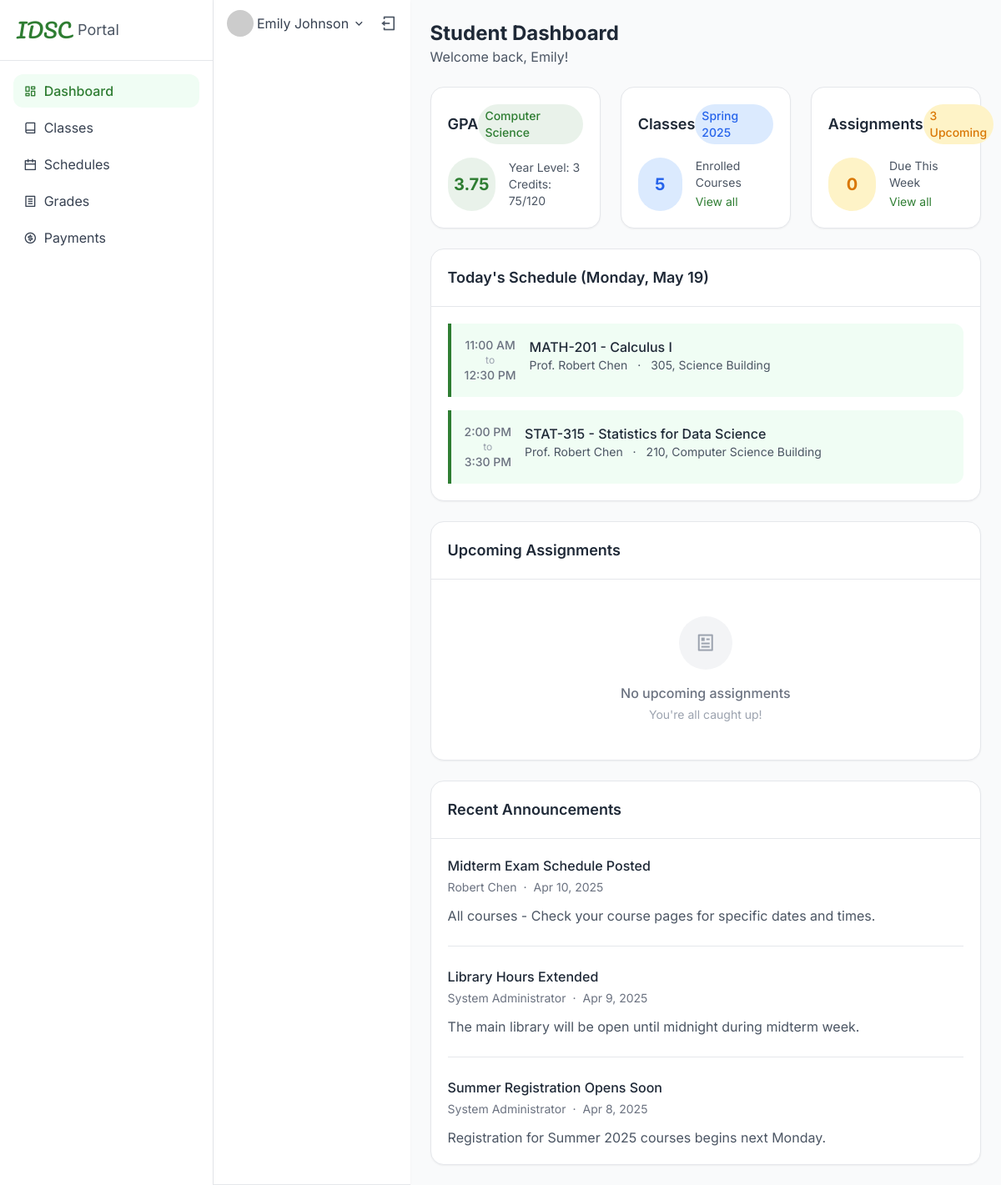
The page /student/dashboard.php (signed in) on the database its author committed.
### tables this page shows
CREATE TABLE users (
    user_id VARCHAR(20) PRIMARY KEY,
    password VARCHAR(255) NOT NULL,
    role ENUM('student', 'instructor', 'admin') NOT NULL,
    email VARCHAR(100) NOT NULL UNIQUE,
    first_name VARCHAR(50) NOT NULL,
    last_name VARCHAR(50) NOT NULL,
    profile_image VARCHAR(255) DEFAULT NULL,
    created_at TIMESTAMP DEFAULT CURRENT_TIMESTAMP,
    last_login DATETIME DEFAULT NULL
);

CREATE TABLE students (
    student_id VARCHAR(20) PRIMARY KEY,
    program VARCHAR(100) NOT NULL,
    year_level INT NOT NULL,
    gpa DECIMAL(3,2) DEFAULT 0.00,
    credits_earned INT DEFAULT 0,
    credits_required INT NOT NULL,
    advisor_id VARCHAR(20) DEFAULT NULL,
    enrollment_date DATE NOT NULL,
    FOREIGN KEY (student_id) REFERENCES users(user_id) ON DELETE CASCADE,
    FOREIGN KEY (advisor_id) REFERENCES users(user_id) ON DELETE SET NULL
);

CREATE TABLE courses (
    course_id VARCHAR(20) PRIMARY KEY,
    course_name VARCHAR(100) NOT NULL,
    department VARCHAR(100) NOT NULL,
    description TEXT,
    credits INT NOT NULL,
    created_at TIMESTAMP DEFAULT CURRENT_TIMESTAMP
);

CREATE TABLE class_schedule (
    schedule_id INT AUTO_INCREMENT PRIMARY KEY,
    class_id INT NOT NULL,
    day_of_week ENUM('Monday', 'Tuesday', 'Wednesday', 'Thursday', 'Friday', 'Saturday', 'Sunday') NOT NULL,
    start_time TIME NOT NULL,
    end_time TIME NOT NULL,
    room VARCHAR(50) NOT NULL,
    building VARCHAR(100) NOT NULL,
    FOREIGN KEY (class_id) REFERENCES classes(class_id) ON DELETE CASCADE
);

CREATE TABLE announcements (
    announcement_id INT AUTO_INCREMENT PRIMARY KEY,
    user_id VARCHAR(20) NOT NULL,
    title VARCHAR(100) NOT NULL,
    content TEXT NOT NULL,
    published_date DATETIME NOT NULL,
    expiry_date DATETIME DEFAULT NULL,
    target_type ENUM('all', 'class', 'student', 'instructor', 'admin') NOT NULL,
    target_id VARCHAR(20) DEFAULT NULL,
    FOREIGN KEY (user_id) REFERENCES users(user_id) ON DELETE CASCADE
);

### student/dashboard.php (the view, shortened to what the rows shown need)
<?php
require_once '../config.php';
require_once '../dashboard_functions.php';
$student_id = $_SESSION['user_id'];
$user_info = get_user_info($student_id);
$today_schedule = get_student_today_schedule($student_id);
$announcements = get_recent_announcements();
$academic_progress = get_student_academic_progress($student_id);
?>
<!DOCTYPE html>
<html lang="en">
<head>
    <script src="https://cdn.tailwindcss.com/3.4.16"></script>
    <link rel="stylesheet" href="https://cdnjs.cloudflare.com/ajax/libs/remixicon/4.6.0/remixicon.min.css">
</head>
<body class="bg-gray-50">
    <div class="min-h-screen flex flex-col">
        <div class="flex flex-1">
            <?php include 'inc_nav.php'; ?>
            <main class="flex-1 flex flex-col">
                <div class="flex-1 overflow-y-auto p-4 md:p-6">
                    <div class="mb-6">
                        <h1 class="text-2xl font-bold text-gray-800">Student Dashboard</h1>
                        <p class="text-gray-600">Welcome back, <?php echo htmlspecialchars($user_info['first_name']); ?>!</p>
                    </div>
                    <div class="grid grid-cols-1 md:grid-cols-3 gap-6 mb-6">
                        <div class="bg-white rounded-lg border p-5 shadow-sm">
                            <div class="flex items-center justify-between mb-4">
                                <h2 class="text-lg font-semibold text-gray-800">GPA</h2>
                                <span class="text-sm font-medium px-2 py-1 rounded-full bg-primary/10 text-primary"><?php echo htmlspecialchars($academic_progress['program']); ?></span>
                            </div>
                            <div class="flex items-center space-x-4">
                                <div class="w-16 h-16 rounded-full bg-primary/10 flex items-center justify-center">
                                    <span class="text-xl font-bold text-primary"><?php echo number_format($academic_progress['gpa'], 2); ?></span>
                                </div>
                                <div>
                                    <p class="text-sm text-gray-600">Year Level: <?php echo htmlspecialchars($academic_progress['year_level']); ?></p>
                                    <p class="text-sm text-gray-600">Credits: <?php echo htmlspecialchars($academic_progress['credits_earned']); ?>/<?php echo htmlspecialchars($academic_progress['credits_required']); ?></p>
                                </div>
                            </div>
                        </div>
                        <div class="bg-white rounded-lg border p-5 shadow-sm">
                            <div class="flex items-center justify-between mb-4">
                                <h2 class="text-lg font-semibold text-gray-800">Classes</h2>
                            </div>
                        </div>
                        <div class="bg-white rounded-lg border p-5 shadow-sm">
                            <div class="flex items-center justify-between mb-4">
                                <h2 class="text-lg font-semibold text-gray-800">Assignments</h2>
                            </div>
                        </div>
                    </div>
                    <div class="bg-white rounded-lg border shadow-sm mb-6">
                        <div class="p-5 border-b">
                            <h2 class="text-lg font-semibold text-gray-800">Today's Schedule (<?php echo date('l, F j'); ?>)</h2>
                        </div>
                        <div class="p-5">
                            <?php if (empty($today_schedule)): ?>
                                <div class="text-center py-6">
                                    <div class="w-16 h-16 bg-gray-100 rounded-full flex items-center justify-center mx-auto mb-4">
                                        <i class="ri-calendar-line text-2xl text-gray-400"></i>
                                    </div>
                                    <h3 class="text-gray-500 font-medium">No classes scheduled for today</h3>
                                    <p class="text-sm text-gray-400 mt-1">You have a free day!</p>
                                </div>
                            <?php else: ?>
                                <div class="space-y-4">
                                    <?php foreach ($today_schedule as $class): ?>
                                        <div class="flex border-l-4 border-primary rounded-r-md bg-green-50 p-4">
                                            <div class="flex-shrink-0 mr-4 flex flex-col items-center justify-center">
                                                <span class="text-sm font-medium text-gray-500"><?php echo format_time($class['start_time']); ?></span>
                                                <span class="text-xs text-gray-400">to</span>
                                                <span class="text-sm font-medium text-gray-500"><?php echo format_time($class['end_time']); ?></span>
                                            </div>
                                            <div class="flex-1">
                                                <h3 class="font-medium text-gray-800"><?php echo htmlspecialchars($class['course_id'] . ' - ' . $class['course_name']); ?></h3>
                                                <p class="text-sm text-gray-600">
                                                    <span><?php echo htmlspecialchars('Prof. ' . $class['first_name'] . ' ' . $class['last_name']); ?></span>
                                                    <span class="mx-2">·</span>
                                                    <span><?php echo htmlspecialchars($class['room'] . ', ' . $class['building']); ?></span>
                                                </p>
                                            </div>
                                        </div>
                                    <?php endforeach; ?>
                                </div>
                            <?php endif; ?>
                        </div>
                    </div>
                    <div class="bg-white rounded-lg border shadow-sm mb-6">
                        <div class="p-5 border-b">
                            <h2 class="text-lg font-semibold text-gray-800">Upcoming Assignments</h2>
                        </div>
                    </div>
                    <div class="bg-white rounded-lg border shadow-sm">
                        <div class="p-5 border-b">
                            <h2 class="text-lg font-semibold text-gray-800">Recent Announcements</h2>
                        </div>
                        <div class="p-5">
                            <?php if (empty($announcements)): ?>
                                <div class="text-center py-6">
                                    <div class="w-16 h-16 bg-gray-100 rounded-full flex items-center justify-center mx-auto mb-4">
                                        <i class="ri-notification-2-line text-2xl text-gray-400"></i>
                                    </div>
                                    <h3 class="text-gray-500 font-medium">No recent announcements</h3>
                                </div>
                            <?php else: ?>
                                <div class="space-y-6">
                                    <?php foreach ($announcements as $announcement): ?>
                                        <div class="border-b pb-6 last:border-b-0 last:pb-0">
                                            <h3 class="font-medium text-gray-800 mb-1"><?php echo htmlspecialchars($announcement['title']); ?></h3>
                                            <div class="flex items-center text-sm text-gray-500 mb-3">
                                                <span><?php echo htmlspecialchars($announcement['first_name'] . ' ' . $announcement['last_name']); ?></span>
                                                <span class="mx-2">·</span>
                                                <span><?php echo format_date($announcement['published_date'], 'M j, Y'); ?></span>
                                            </div>
                                            <p class="text-gray-600"><?php echo htmlspecialchars($announcement['content']); ?></p>
                                        </div>
                                    <?php endforeach; ?>
                                </div>
                            <?php endif; ?>
                        </div>
                    </div>
                </div>
            </main>
        </div>
    </div>
</body>
</html>

### student/inc_nav.php (shortened to what the rows shown need)
<aside class="w-64 bg-white shadow-sm border-r hidden lg:block">
    <div class="p-5 border-b">
        <div class="flex items-center space-x-2">
            <h1 class="font-['Pacifico'] text-2xl text-primary">IDSC</h1>
        </div>
    </div>
</aside>
<header class="bg-white shadow-sm border-b sticky top-0 z-10">
    <div class="flex items-center justify-between px-4 py-3">
        <div class="flex items-center space-x-4">
            <div class="relative">
                <button type="button" class="flex items-center space-x-1 text-gray-700">
                    <img src="https://ui-avatars.com/api/?name=<?php echo urlencode($user_info['first_name'] . ' ' . $user_info['last_name']); ?>&background=E9F5E9&color=2E7D32" class="w-8 h-8 rounded-full" alt="Profile">
                    <span class="hidden md:inline-block"><?php echo htmlspecialchars($user_info['first_name'] . ' ' . $user_info['last_name']); ?></span>
                    <i class="ri-arrow-down-s-line"></i>
                </button>
            </div>
        </div>
    </div>
</header>

### rows shown on the page
users: first_name+last_name "Emily Johnson", first_name "Emily"
students: program "Computer Science", gpa "3.75", year_level "3", credits_earned "75", credits_required "120"
courses: class_schedule.start_time "11:00 AM", class_schedule.end_time "12:30 PM", course_id+course_name "MATH-201 - Calculus I", users.first_name+last_name "Prof. Robert Chen", class_schedule.room+building "305, Science Building"
courses: class_schedule.start_time "2:00 PM", class_schedule.end_time "3:30 PM", course_id+course_name "STAT-315 - Statistics for Data Science", users.first_name+last_name "Prof. Robert Chen", class_schedule.room+building "210, Computer Science Building"
announcements: title "Midterm Exam Schedule Posted", user.last_name "Robert Chen", published_date "Apr 10, 2025", content "All courses - Check your course pages for specific dates and times."
announcements: title "Library Hours Extended", user.last_name "System Administrator", published_date "Apr 9, 2025", content "The main library will be open until midnight during midterm week."
announcements: title "Summer Registration Opens Soon", user.last_name "System Administrator", published_date "Apr 8, 2025", content "Registration for Summer 2025 courses begins next Monday."

### other values the page prints
$details['title'] "Dashboard"
$details['title'] "Classes"
$details['title'] "Schedules"
$details['title'] "Grades"
$details['title'] "Payments"
count($courses) "5"
count($upcoming_assignments) "0"
